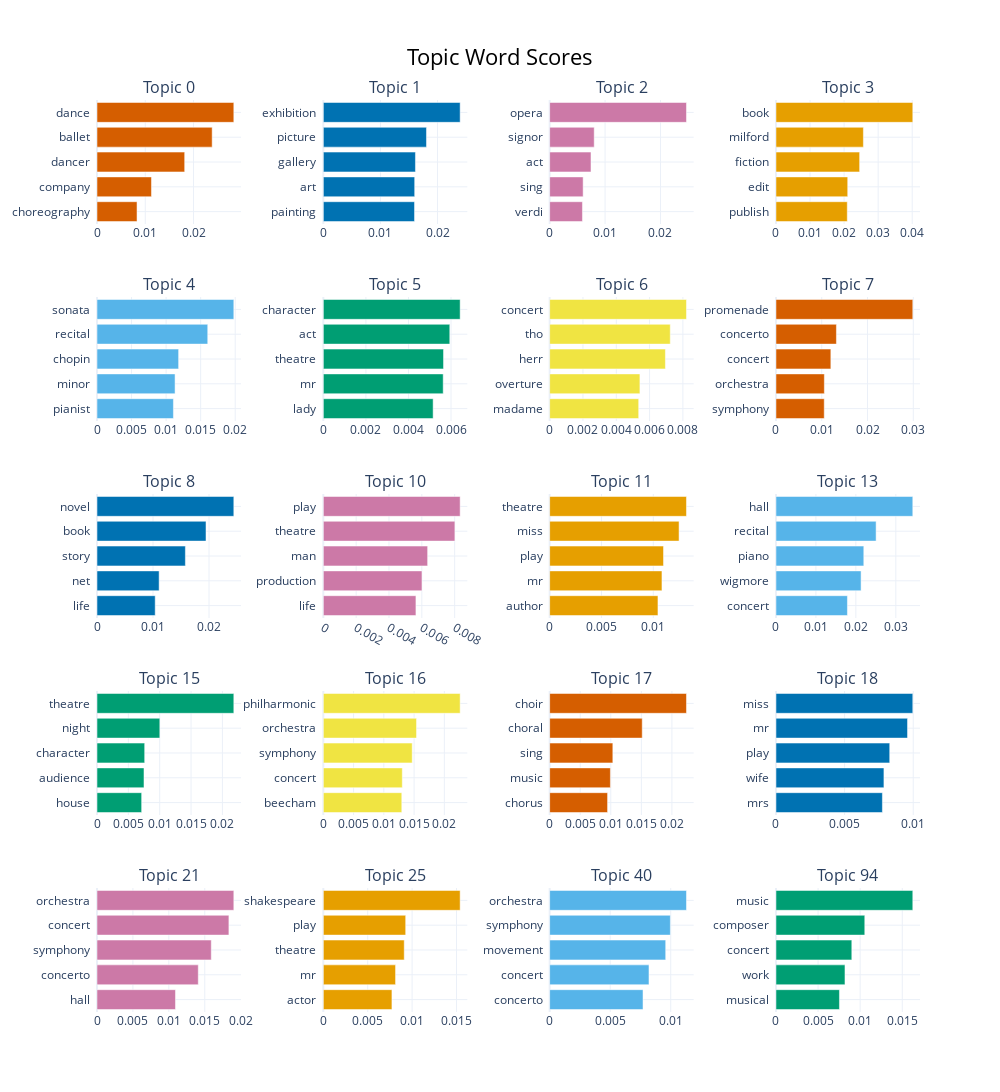

The cell this chart's notebook holds for it:
### Code cell
# 可视化检查关键词
topic_model.visualize_barchart(top_n_topics=20)

### Figure 1 — Plotly figure (JSON) as saved in the notebook; plotly's stock layout.template omitted (floating-point values rounded to 4 significant figures)
{"data": [{"marker": {"color": "#D55E00"}, "orientation": "h", "type": "bar", "x": [0.008295, 0.01128, 0.01817, 0.02386, 0.02835], "xaxis": "x", "y": ["choreography  ", "company  ", "dancer  ", "ballet  ", "dance  "], "yaxis": "y"}, {"marker": {"color": "#0072B2"}, "orientation": "h", "type": "bar", "x": [0.01597, 0.016, 0.01613, 0.01806, 0.02396], "xaxis": "x2", "y": ["painting  ", "art  ", "gallery  ", "picture  ", "exhibition  "], "yaxis": "y2"}, {"marker": {"color": "#CC79A7"}, "orientation": "h", "type": "bar", "x": [0.005917, 0.006043, 0.00746, 0.008041, 0.02469], "xaxis": "x3", "y": ["verdi  ", "sing  ", "act  ", "signor  ", "opera  "], "yaxis": "y3"}, {"marker": {"color": "#E69F00"}, "orientation": "h", "type": "bar", "x": [0.02094, 0.02107, 0.02456, 0.02566, 0.04017], "xaxis": "x4", "y": ["publish  ", "edit  ", "fiction  ", "milford  ", "book  "], "yaxis": "y4"}, {"marker": {"color": "#56B4E9"}, "orientation": "h", "type": "bar", "x": [0.01106, 0.0113, 0.01181, 0.01603, 0.0198], "xaxis": "x5", "y": ["pianist  ", "minor  ", "chopin  ", "recital  ", "sonata  "], "yaxis": "y5"}, {"marker": {"color": "#009E73"}, "orientation": "h", "type": "bar", "x": [0.005159, 0.005632, 0.005648, 0.005942, 0.006429], "xaxis": "x6", "y": ["lady  ", "mr  ", "theatre  ", "act  ", "character  "], "yaxis": "y6"}, {"marker": {"color": "#F0E442"}, "orientation": "h", "type": "bar", "x": [0.005346, 0.005419, 0.006951, 0.007241, 0.008215], "xaxis": "x7", "y": ["madame  ", "overture  ", "herr  ", "tho  ", "concert  "], "yaxis": "y7"}, {"marker": {"color": "#D55E00"}, "orientation": "h", "type": "bar", "x": [0.01055, 0.01057, 0.01199, 0.01321, 0.0299], "xaxis": "x8", "y": ["symphony  ", "orchestra  ", "concert  ", "concerto  ", "promenade  "], "yaxis": "y8"}, {"marker": {"color": "#0072B2"}, "orientation": "h", "type": "bar", "x": [0.01039, 0.01109, 0.01578, 0.01946, 0.02443], "xaxis": "x9", "y": ["life  ", "net  ", "story  ", "book  ", "novel  "], "yaxis": "y9"}, {"marker": {"color": "#CC79A7"}, "orientation": "h", "type": "bar", "x": [0.005641, 0.006009, 0.006354, 0.008014, 0.008334], "xaxis": "x10", "y": ["life  ", "production  ", "man  ", "theatre  ", "play  "], "yaxis": "y10"}, {"marker": {"color": "#E69F00"}, "orientation": "h", "type": "bar", "x": [0.01045, 0.01084, 0.01099, 0.01249, 0.0132], "xaxis": "x11", "y": ["author  ", "mr  ", "play  ", "miss  ", "theatre  "], "yaxis": "y11"}, {"marker": {"color": "#56B4E9"}, "orientation": "h", "type": "bar", "x": [0.01789, 0.0213, 0.02198, 0.02506, 0.03425], "xaxis": "x12", "y": ["concert  ", "wigmore  ", "piano  ", "recital  ", "hall  "], "yaxis": "y12"}, {"marker": {"color": "#009E73"}, "orientation": "h", "type": "bar", "x": [0.007121, 0.007494, 0.007604, 0.01002, 0.02182], "xaxis": "x13", "y": ["house  ", "audience  ", "character  ", "night  ", "theatre  "], "yaxis": "y13"}, {"marker": {"color": "#F0E442"}, "orientation": "h", "type": "bar", "x": [0.01297, 0.01305, 0.01469, 0.0154, 0.02261], "xaxis": "x14", "y": ["beecham  ", "concert  ", "symphony  ", "orchestra  ", "philharmonic  "], "yaxis": "y14"}, {"marker": {"color": "#D55E00"}, "orientation": "h", "type": "bar", "x": [0.009474, 0.009934, 0.01033, 0.01514, 0.02238], "xaxis": "x15", "y": ["chorus  ", "music  ", "sing  ", "choral  ", "choir  "], "yaxis": "y15"}, {"marker": {"color": "#0072B2"}, "orientation": "h", "type": "bar", "x": [0.007753, 0.007864, 0.008286, 0.009584, 0.009968], "xaxis": "x16", "y": ["mrs  ", "wife  ", "play  ", "mr  ", "miss  "], "yaxis": "y16"}, {"marker": {"color": "#CC79A7"}, "orientation": "h", "type": "bar", "x": [0.01092, 0.0141, 0.01591, 0.01836, 0.01904], "xaxis": "x17", "y": ["hall  ", "concerto  ", "symphony  ", "concert  ", "orchestra  "], "yaxis": "y17"}, {"marker": {"color": "#E69F00"}, "orientation": "h", "type": "bar", "x": [0.007729, 0.008137, 0.009115, 0.009278, 0.01541], "xaxis": "x18", "y": ["actor  ", "mr  ", "theatre  ", "play  ", "shakespeare  "], "yaxis": "y18"}, {"marker": {"color": "#56B4E9"}, "orientation": "h", "type": "bar", "x": [0.007711, 0.008204, 0.009584, 0.009969, 0.0113], "xaxis": "x19", "y": ["concerto  ", "concert  ", "movement  ", "symphony  ", "orchestra  "], "yaxis": "y19"}, {"marker": {"color": "#009E73"}, "orientation": "h", "type": "bar", "x": [0.007539, 0.008196, 0.009007, 0.01055, 0.01625], "xaxis": "x20", "y": ["musical  ", "work  ", "concert  ", "composer  ", "music  "], "yaxis": "y20"}], "layout": {"annotations": [{"font": {"size": 16}, "showarrow": false, "text": "Topic 0", "x": 0.0875, "xanchor": "center", "xref": "paper", "y": 1.0, "yanchor": "bottom", "yref": "paper"}, {"font": {"size": 16}, "showarrow": false, "text": "Topic 1", "x": 0.3625, "xanchor": "center", "xref": "paper", "y": 1.0, "yanchor": "bottom", "yref": "paper"}, {"font": {"size": 16}, "showarrow": false, "text": "Topic 2", "x": 0.6375, "xanchor": "center", "xref": "paper", "y": 1.0, "yanchor": "bottom", "yref": "paper"}, {"font": {"size": 16}, "showarrow": false, "text": "Topic 3", "x": 0.9125, "xanchor": "center", "xref": "paper", "y": 1.0, "yanchor": "bottom", "yref": "paper"}, {"font": {"size": 16}, "showarrow": false, "text": "Topic 4", "x": 0.0875, "xanchor": "center", "xref": "paper", "y": 0.784, "yanchor": "bottom", "yref": "paper"}, {"font": {"size": 16}, "showarrow": false, "text": "Topic 5", "x": 0.3625, "xanchor": "center", "xref": "paper", "y": 0.784, "yanchor": "bottom", "yref": "paper"}, {"font": {"size": 16}, "showarrow": false, "text": "Topic 6", "x": 0.6375, "xanchor": "center", "xref": "paper", "y": 0.784, "yanchor": "bottom", "yref": "paper"}, {"font": {"size": 16}, "showarrow": false, "text": "Topic 7", "x": 0.9125, "xanchor": "center", "xref": "paper", "y": 0.784, "yanchor": "bottom", "yref": "paper"}, {"font": {"size": 16}, "showarrow": false, "text": "Topic 8", "x": 0.0875, "xanchor": "center", "xref": "paper", "y": 0.568, "yanchor": "bottom", "yref": "paper"}, {"font": {"size": 16}, "showarrow": false, "text": "Topic 10", "x": 0.3625, "xanchor": "center", "xref": "paper", "y": 0.568, "yanchor": "bottom", "yref": "paper"}, {"font": {"size": 16}, "showarrow": false, "text": "Topic 11", "x": 0.6375, "xanchor": "center", "xref": "paper", "y": 0.568, "yanchor": "bottom", "yref": "paper"}, {"font": {"size": 16}, "showarrow": false, "text": "Topic 13", "x": 0.9125, "xanchor": "center", "xref": "paper", "y": 0.568, "yanchor": "bottom", "yref": "paper"}, {"font": {"size": 16}, "showarrow": false, "text": "Topic 15", "x": 0.0875, "xanchor": "center", "xref": "paper", "y": 0.352, "yanchor": "bottom", "yref": "paper"}, {"font": {"size": 16}, "showarrow": false, "text": "Topic 16", "x": 0.3625, "xanchor": "center", "xref": "paper", "y": 0.352, "yanchor": "bottom", "yref": "paper"}, {"font": {"size": 16}, "showarrow": false, "text": "Topic 17", "x": 0.6375, "xanchor": "center", "xref": "paper", "y": 0.352, "yanchor": "bottom", "yref": "paper"}, {"font": {"size": 16}, "showarrow": false, "text": "Topic 18", "x": 0.9125, "xanchor": "center", "xref": "paper", "y": 0.352, "yanchor": "bottom", "yref": "paper"}, {"font": {"size": 16}, "showarrow": false, "text": "Topic 21", "x": 0.0875, "xanchor": "center", "xref": "paper", "y": 0.136, "yanchor": "bottom", "yref": "paper"}, {"font": {"size": 16}, "showarrow": false, "text": "Topic 25", "x": 0.3625, "xanchor": "center", "xref": "paper", "y": 0.136, "yanchor": "bottom", "yref": "paper"}, {"font": {"size": 16}, "showarrow": false, "text": "Topic 40", "x": 0.6375, "xanchor": "center", "xref": "paper", "y": 0.136, "yanchor": "bottom", "yref": "paper"}, {"font": {"size": 16}, "showarrow": false, "text": "Topic 94", "x": 0.9125, "xanchor": "center", "xref": "paper", "y": 0.136, "yanchor": "bottom", "yref": "paper"}], "height": 1250, "hoverlabel": {"bgcolor": "white", "font": {"family": "Rockwell", "size": 16}}, "showlegend": false, "title": {"font": {"color": "Black", "size": 22}, "text": "Topic Word Scores", "x": 0.5, "xanchor": "center", "yanchor": "top"}, "width": 1000, "xaxis": {"anchor": "y", "domain": [0, 0.175], "showgrid": true}, "xaxis10": {"anchor": "y10", "domain": [0.275, 0.45], "showgrid": true}, "xaxis11": {"anchor": "y11", "domain": [0.55, 0.725], "showgrid": true}, "xaxis12": {"anchor": "y12", "domain": [0.825, 1], "showgrid": true}, "xaxis13": {"anchor": "y13", "domain": [0, 0.175], "showgrid": true}, "xaxis14": {"anchor": "y14", "domain": [0.275, 0.45], "showgrid": true}, "xaxis15": {"anchor": "y15", "domain": [0.55, 0.725], "showgrid": true}, "xaxis16": {"anchor": "y16", "domain": [0.825, 1], "showgrid": true}, "xaxis17": {"anchor": "y17", "domain": [0, 0.175], "showgrid": true}, "xaxis18": {"anchor": "y18", "domain": [0.275, 0.45], "showgrid": true}, "xaxis19": {"anchor": "y19", "domain": [0.55, 0.725], "showgrid": true}, "xaxis2": {"anchor": "y2", "domain": [0.275, 0.45], "showgrid": true}, "xaxis20": {"anchor": "y20", "domain": [0.825, 1], "showgrid": true}, "xaxis3": {"anchor": "y3", "domain": [0.55, 0.725], "showgrid": true}, "xaxis4": {"anchor": "y4", "domain": [0.825, 1], "showgrid": true}, "xaxis5": {"anchor": "y5", "domain": [0, 0.175], "showgrid": true}, "xaxis6": {"anchor": "y6", "domain": [0.275, 0.45], "showgrid": true}, "xaxis7": {"anchor": "y7", "domain": [0.55, 0.725], "showgrid": true}, "xaxis8": {"anchor": "y8", "domain": [0.825, 1], "showgrid": true}, "xaxis9": {"anchor": "y9", "domain": [0, 0.175], "showgrid": true}, "yaxis": {"anchor": "x", "domain": [0.864, 1.0], "showgrid": true}, "yaxis10": {"anchor": "x10", "domain": [0.432, 0.568], "showgrid": true}, "yaxis11": {"anchor": "x11", "domain": [0.432, 0.568], "showgrid": true}, "yaxis12": {"anchor": "x12", "domain": [0.432, 0.568], "showgrid": true}, "yaxis13": {"anchor": "x13", "domain": [0.216, 0.352], "showgrid": true}, "yaxis14": {"anchor": "x14", "domain": [0.216, 0.352], "showgrid": true}, "yaxis15": {"anchor": "x15", "domain": [0.216, 0.352], "showgrid": true}, "yaxis16": {"anchor": "x16", "domain": [0.216, 0.352], "showgrid": true}, "yaxis17": {"anchor": "x17", "domain": [0, 0.136], "showgrid": true}, "yaxis18": {"anchor": "x18", "domain": [0, 0.136], "showgrid": true}, "yaxis19": {"anchor": "x19", "domain": [0, 0.136], "showgrid": true}, "yaxis2": {"anchor": "x2", "domain": [0.864, 1.0], "showgrid": true}, "yaxis20": {"anchor": "x20", "domain": [0, 0.136], "showgrid": true}, "yaxis3": {"anchor": "x3", "domain": [0.864, 1.0], "showgrid": true}, "yaxis4": {"anchor": "x4", "domain": [0.864, 1.0], "showgrid": true}, "yaxis5": {"anchor": "x5", "domain": [0.648, 0.784], "showgrid": true}, "yaxis6": {"anchor": "x6", "domain": [0.648, 0.784], "showgrid": true}, "yaxis7": {"anchor": "x7", "domain": [0.648, 0.784], "showgrid": true}, "yaxis8": {"anchor": "x8", "domain": [0.648, 0.784], "showgrid": true}, "yaxis9": {"anchor": "x9", "domain": [0.432, 0.568], "showgrid": true}}}
